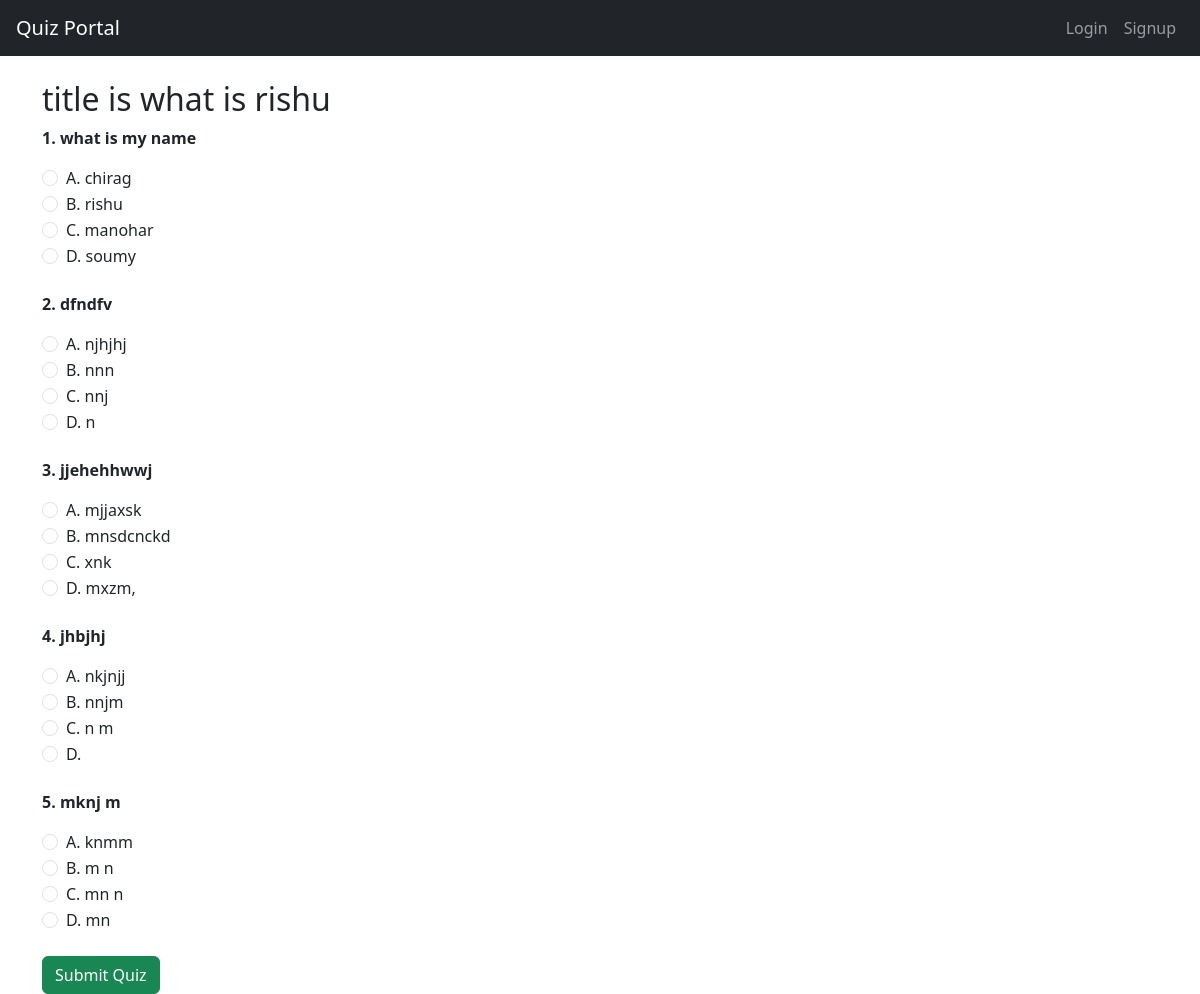
The page /quiz/1 (signed in) on the database its author committed.
### models.py (models this page shows)
class BaseModel(Model):
    class Meta:
        database = db

class Quiz(BaseModel):
    title = CharField()

class Question(BaseModel):
    quiz = ForeignKeyField(Quiz, backref="questions")
    text = CharField()
    a = CharField()
    b = CharField()
    c = CharField()
    d = CharField()
    correct_answer = CharField()

### main.py (the view, shortened to what this page needs)
@app.route("/quiz/<int:quiz_id>", methods=["GET", "POST"])
@login_required
def take_quiz(quiz_id):
    quiz = Quiz.get_by_id(quiz_id)
    questions = Question.select().where(Question.quiz == quiz)
    return render_template("take_quiz.html", quiz=quiz, questions=questions)

### auth.py (called while the page is built)
def login_required(f):
    @wraps(f)
    def decorated_function(*args, **kwargs):
        if "user_id" not in session:
            return redirect(url_for("login"))
        return f(*args, **kwargs)
    return decorated_function

### templates/take_quiz.html
{% extends "base.html" %}
{% block content %}
<h2>{{ quiz.title }}</h2>
<form method="post">
    {% for q in questions %}
        <div class="mb-4">
            <p><strong>{{ loop.index }}. {{ q.text }}</strong></p>
            <div class="form-check">
                <input class="form-check-input" type="radio" name="q{{ q.id }}" value="A" required>
                A. {{ q.a }}
            </div>
            <div class="form-check">
                <input class="form-check-input" type="radio" name="q{{ q.id }}" value="B">
                B. {{ q.b }}
            </div>
            <div class="form-check">
                <input class="form-check-input" type="radio" name="q{{ q.id }}" value="C">
                C. {{ q.c }}
            </div>
            <div class="form-check">
                <input class="form-check-input" type="radio" name="q{{ q.id }}" value="D">
                D. {{ q.d }}
            </div>
        </div>
    {% endfor %}
    <button class="btn btn-success">Submit Quiz</button>
</form>
{% endblock %}

### templates/base.html (shortened to what this page needs)
<!DOCTYPE html>
<html>
<head>
    <link href="https://cdn.jsdelivr.net/npm/bootstrap@5.3.0/dist/css/bootstrap.min.css" rel="stylesheet">
</head>
<body>
    <nav class="navbar navbar-expand-lg navbar-dark bg-dark px-3">
        <a class="navbar-brand" href="/">Quiz Portal</a>
        <div class="collapse navbar-collapse">
            <ul class="navbar-nav ms-auto">
                {% if user %}
                    <li class="nav-item"><a class="nav-link" href="/quizzes">Quizzes</a></li>
                    {% if user.is_admin %}
                    <li class="nav-item"><a class="nav-link" href="/admin/add-quiz">Add Quiz</a></li>
                    {% endif %}
                    <li class="nav-item"><a class="nav-link" href="/logout">Logout</a></li>
                {% else %}
                    <li class="nav-item"><a class="nav-link" href="/login">Login</a></li>
                    <li class="nav-item"><a class="nav-link" href="/signup">Signup</a></li>
                {% endif %}
            </ul>
        </div>
    </nav>
    <div class="container mt-4">
        {% block content %}{% endblock %}
    </div>
</body>
</html>

### rows shown on the page
Quiz: title "title is what is rishu"
Question: text "what is my name", a "chirag", b "rishu", c "manohar", d "soumy"
Question: text "dfndfv", a "njhjhj", b "nnn", c "nnj", d "n"
Question: text "jjehehhwwj", a "mjjaxsk", b "mnsdcnckd", c "xnk", d "mxzm,"
Question: text "jhbjhj", a "nkjnjj", b "nnjm", c "n m"
Question: text "mknj m", a "knmm", b "m n", c "mn n", d "mn"
